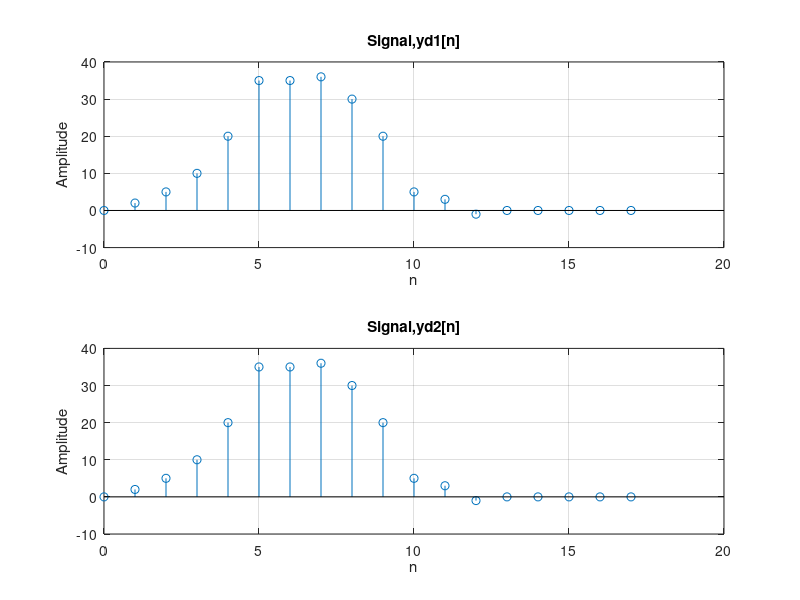

This chart was generated by the following MATLAB code:
x1 = [1, 1, 1, 1, 1, 0, 0, 0, 0, 0]; 
h1 = [1, -1, 3, 0, 1]; 
h2 = [0, 2, 5, 4, -1]; 
w=conv(x1,h1);
yd1=conv(w,h2);
hs=conv(h1,h2);
yd2=conv(x1,hs);

nw = 0:length(w)-1; 
ny1= 0:length(yd1)-1; 
nh = 0:length(hs)-1; 
ny2 = 0:length(yd2)-1; 

figure;
subplot(2,1,1);
stem(ny1,yd1);
title('Signal,yd1[n]');
xlabel('n');
ylabel('Amplitude');
grid on;
subplot(2,1,2);
stem(ny2,yd2);
title('Signal,yd2[n]');
xlabel('n');
ylabel('Amplitude');
grid on;
